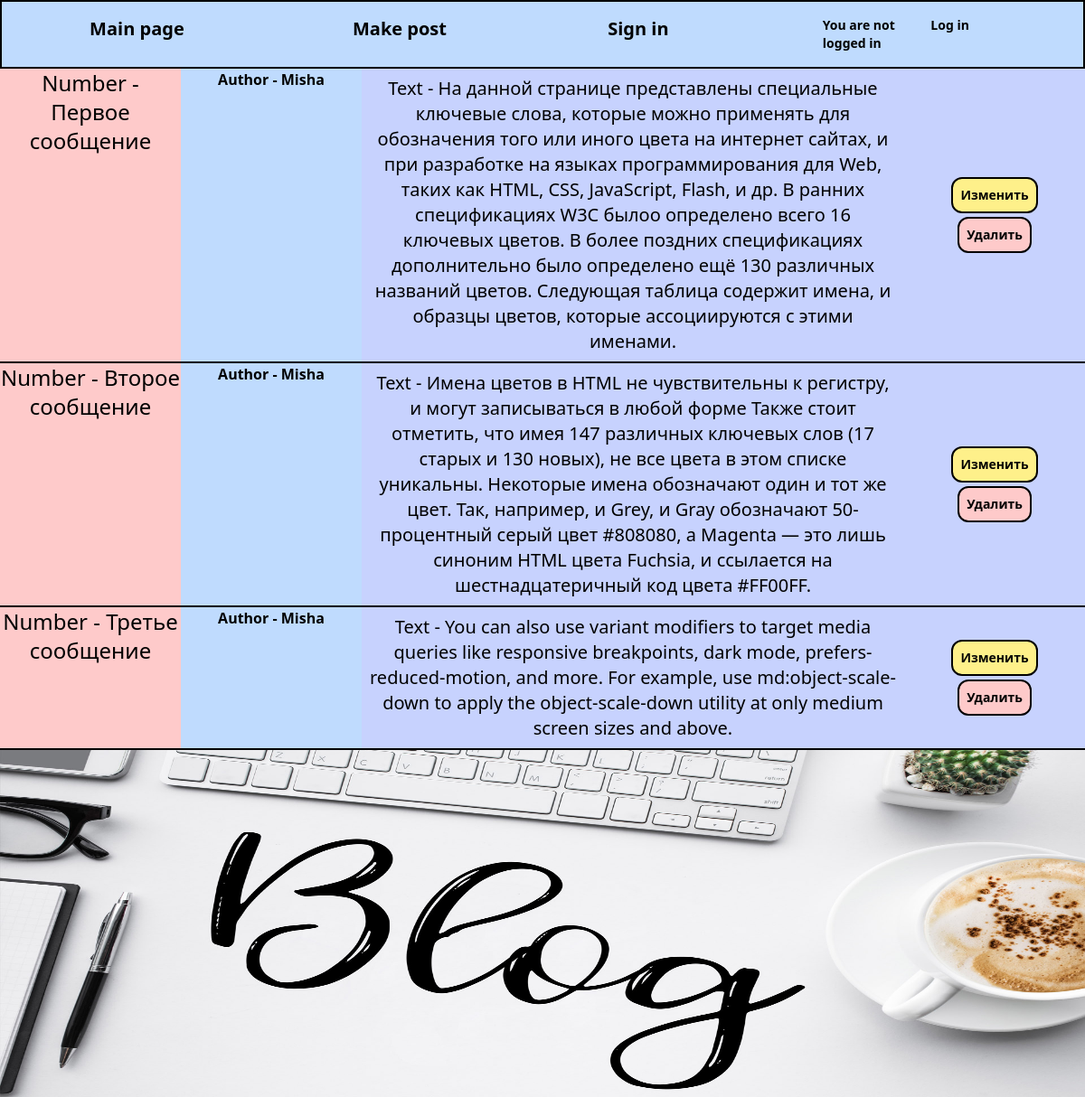
The app's page /, older data.
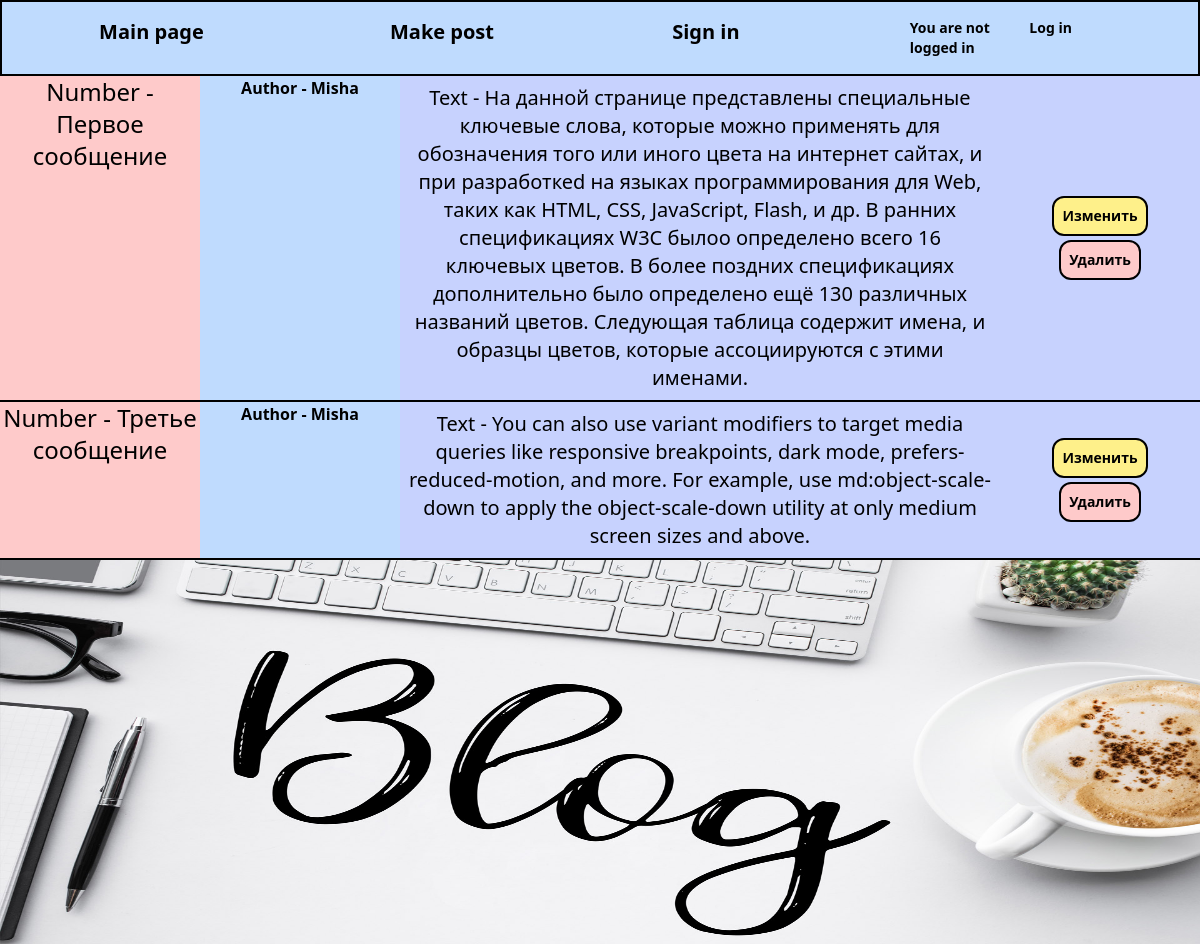
The same page, newer data.
### blog_coop/models.py (models this page shows, shortened)
class Post(models.Model):
    title = models.CharField(max_length=100, help_text='Введите имя заголовка', verbose_name='Имя заголовка')
    author = models.ForeignKey('auth.User', on_delete=models.CASCADE)
    body = models.TextField(help_text='содержимое', verbose_name='Введите текст')

### blog_coop/views.py (the view)
# urls.py: path('', IndexAsView.as_view(), name='index'),
class IndexAsView(ListView): #Для отображения обьектов из колонки
    model = Post
    template_name = 'index.html'

### templates/index.html (shortened to what this page needs)
{% extends 'base.html' %}
{% block content %}
    {% for m in object_list %}
        <a href="{% url 'post_details' m.pk %}"
           class="basis-2/12 text-2xl text-center bg-red-200 border-b-2 border-black"><p
        >Number - {{ m.title }}</p>
        </a>
        <p class="basis-2/12 bg-blue-200 text-center font-bold border-b-2 border-black">Author - {{ m.author }}</p>
        <p class="basis-6/12 text-xl text-center bg-indigo-200 border-b-2 border-black p-2">Text
            - {{ m.body }}</p>
        <div class="basis-2/12 flex flex-col items-center bg-indigo-200 border-b-2 border-black justify-center gap-1">
            <a href="{% url 'post_edit' m.pk %}"
               class="text-sm font-bold bg-yellow-200 border-2 border-black p-2 hover:text-white rounded-xl">
                Изменить
            </a>
        <a href="{% url 'post_delete' m.pk %}"
               class="text-sm font-bold bg-red-200 border-2 border-black p-2 hover:text-white rounded-xl">
                Удалить
            </a>
        </div>
    {% endfor %}
{% endblock %}

### templates/base.html (shortened to what this page needs)
<!DOCTYPE html>
{% load static %}
<html lang="en">
<head>
    <script src="https://cdn.tailwindcss.com"></script>
</head>
<body>
<div class="flex flex-row flex-wrap">
    <div class="basis-full bg-blue-200 text-xl font-bold py-4 border-2 border-black flex flex-row justify-around">
        <a href="{% url 'index' %}" class="px-4 hover:text-white">Main page</a>
        <a href="{% url 'post_new' %}" class="px-2 hover:text-white">Make post</a>
        <a href="{% url 'signup' %}" class="px-2 hover:text-white">Sign in</a>
        <div class="flex flex col justify-evenly">
            {% if user.is_authenticated %}
                <p class="basis-2/4">Hi {{ user.username }}</p>
                <a href="{% url 'logout' %}" class="basis-2/4 text-sm font-semibold pl-4 hover:text-red-600">Log out</a>
            {% else %}
                <p class="basis-2/4 text-sm">You are not logged in</p>
                <a href="{% url 'login' %}" class="basis-2/4 text-sm font-semibold pl-4 hover:text-green-600">Log in</a>
            {% endif %}
        </div>
    </div>
    {% block content %}
    {% endblock %}
</div>
<div><img src="{% static 'images/blog.jpg' %}" alt="" class="h-96 w-full"></div>
</body>
</html>

Row changes from the older to the newer data that the page shows:
removed Post: title "Второе сообщение", author "Misha", body "Имена цветов в HTML не чувствительны к регистру, и могут записываться в любой форме Также стоит отметить, что имея 147 различных ключевых слов (17 старых и 130 новых), не все цвета в этом списке уникальны. Некоторые имена обозначают один и тот же цвет. Так, например, и Grey, и Gray обозначают 50-процентный серый цвет #808080, а Magenta — это лишь синоним HTML цвета Fuchsia, и ссылается на шестнадцатеричный код цвета #FF00FF."
changed Post "Первое сообщение": body "…интернет сайтах, и при разработке на языках программирования для…" → "…интернет сайтах, и при разработкеd на языках программирования для…"
